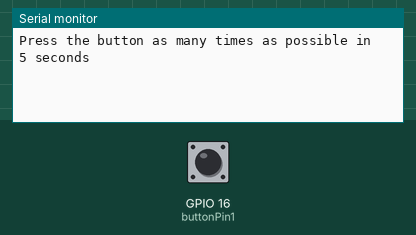
Recording of a sketch running on a simulated ESP32. On the bench: the last lines printed to the serial monitor. The test bench sets the inputs (shaded band); at power-on: GPIO 16 (buttonPin1) HIGH.

Above: at 1.2 s.
1.3 s: GPIO 16 (buttonPin1) pulled LOW for 0.15 s
At 2.1 s:
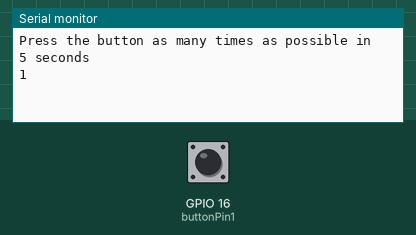
4.4 s: GPIO 16 (buttonPin1) pulled LOW for 1 s
At 4.9 s:
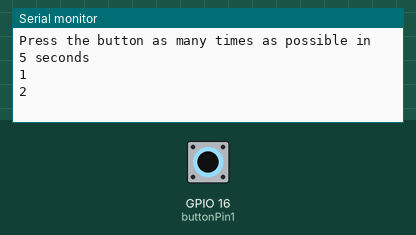

Measured:
- after the input at 1.3 s, the serial monitor: prints a new line at once (image 1)
- after the input at 4.4 s, the serial monitor: prints a new line at once (image 2)

The sketch:

millis_buttonpress_count.ino
```cpp
unsigned long startMillis;
unsigned long currentMillis;
const unsigned long period = 5000;  //period during which button input  is valid
const byte buttonPin1 = 16;    //button on pin A1
byte currentButtonState;
byte previousButtonState;
int count = 0;
boolean counting;  //EDIT - corrected mistake

void setup()
{
  Serial.begin(115200);
  pinMode(buttonPin1, INPUT_PULLUP);
  Serial.println("Press the button as many times as possible in 5 seconds");
  counting = true;    //turn on the counting indicator
  startMillis = millis();  //save the start time
}

void loop()
{
  currentMillis = millis();
  previousButtonState = currentButtonState;
  if (currentMillis - startMillis <= period)  //true until the period elapses.  Note that this is the reverse of BWOD
  {
    currentButtonState = digitalRead(buttonPin1);
    if (currentButtonState == LOW and previousButtonState == HIGH)  //the button has become pressed
    {
      count++;    //increment count
      Serial.println(count);
    }
  }
  else  //period has ended
  {
    if (counting == true)  //if we were counting
    {
      Serial.print("Time is up");
      counting = false;    //prevent the message being displayed again
    }
  }
}
```
